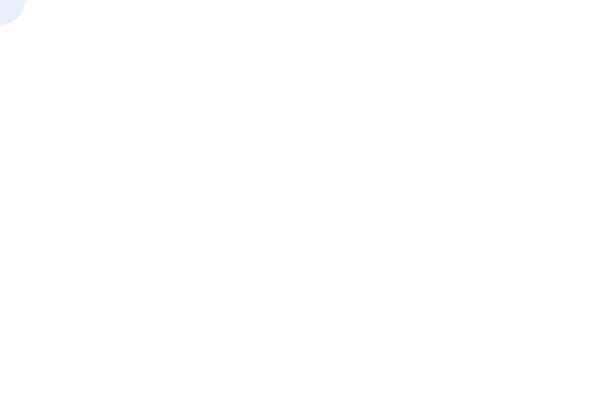
Frame 1 (no input)
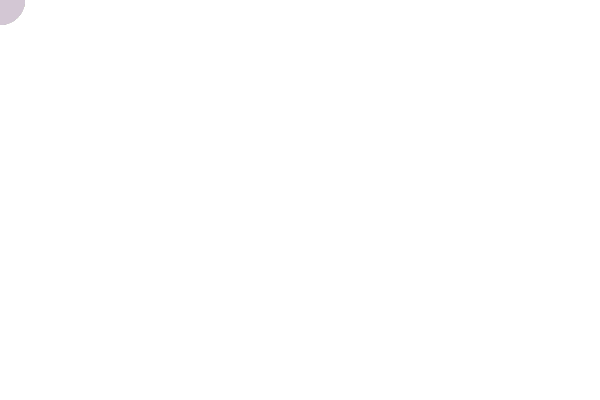
Frame 60 (the mouse pressed at the canvas centre just before this capture)
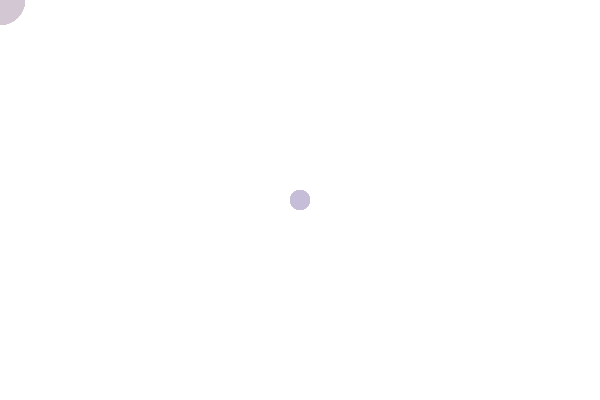
Frame 120 (the mouse held since frame 60 and released just before this capture)

The Processing sketch that drew these frames (run headless with seeded random() and noise(); from frame 60 on, the mouse is pressed at the canvas centre):

// Processing sketch: processing_91849
// ── processing_91849.pde

void setup(){
  size(600,400);
  background(255);
  colorMode(HSB);
  int counter=0;
}

void draw(){
  
  for(int i=0;i<4;i++){
    if(mousePressed){
      noStroke();
      fill(random(255),100,255,50);
      ellipse(mouseX,mouseY,20,20);
      i++;
    }

  }
  
  if(mousePressed){
    point(mouseX,mouseY+10);
    point(mouseX,mouseY+5);
    point(mouseX,mouseY);
    point(mouseX,mouseY-5);
    point(mouseX,mouseY-10);
  }
  else{
    noStroke();
    fill(random(255),100,255,50);
    ellipse(mouseX,mouseY,50,50);
  }
}
